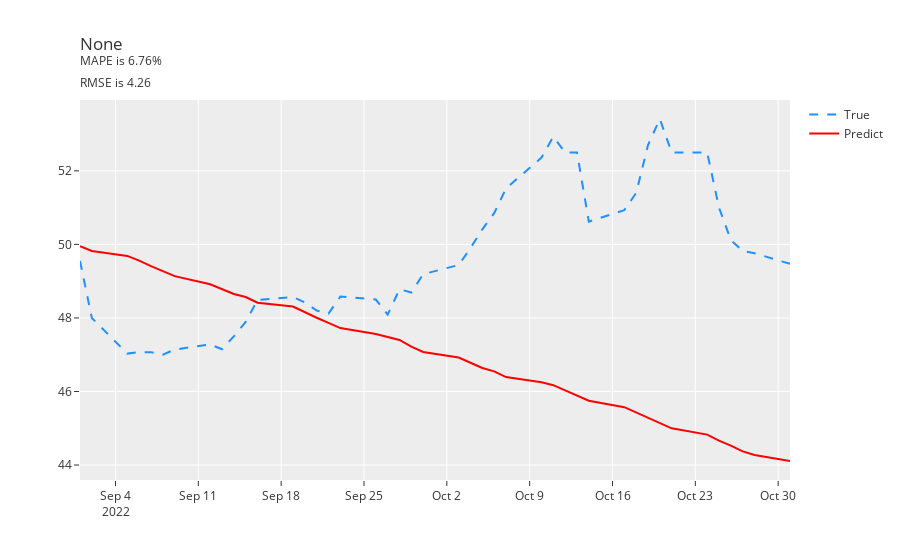

Here is the notebook cell this chart was saved with:
### Code cell
pred_arima(y_train, y_test, (1, 1, 1), X_train, X_test)
